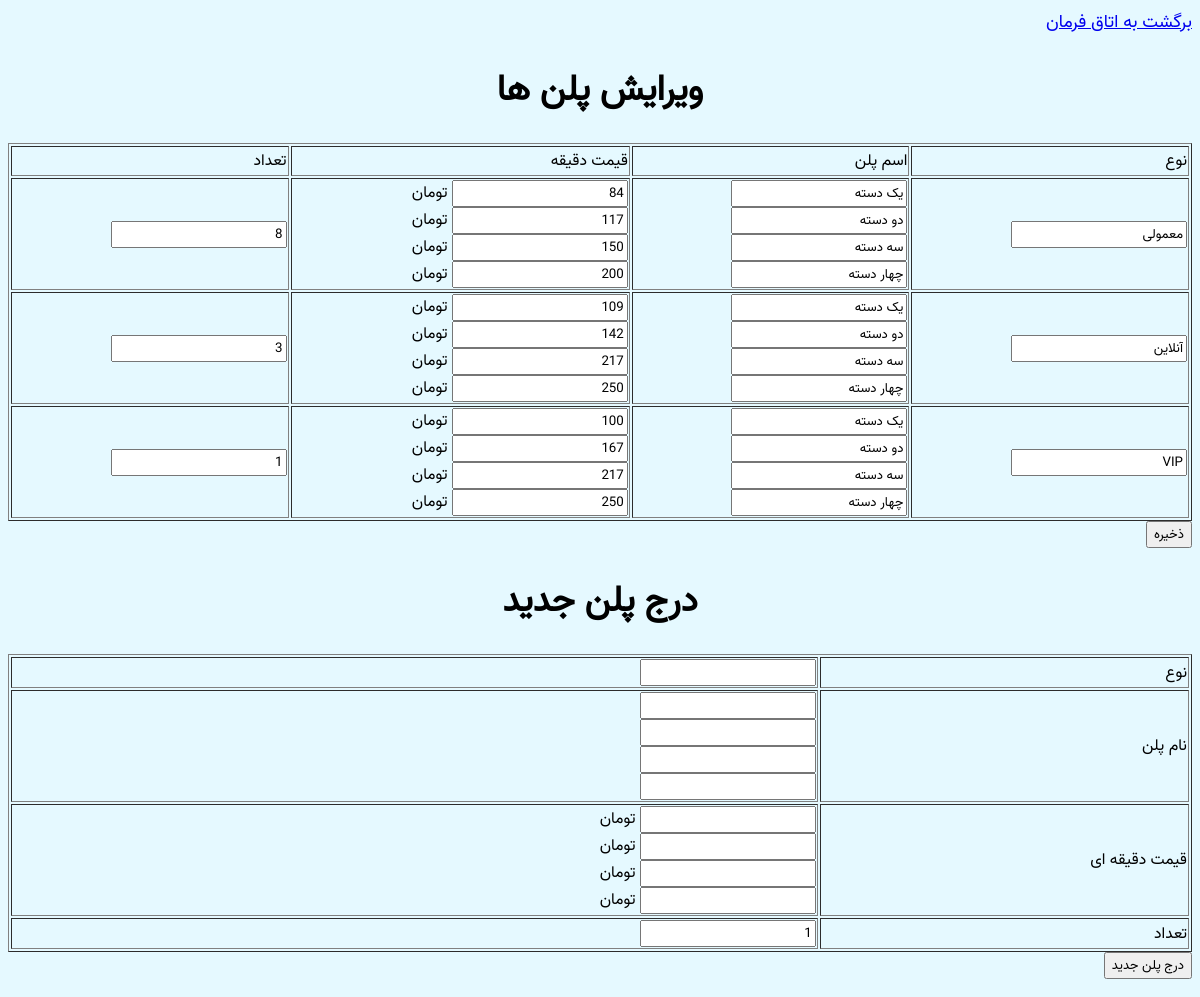
/setting.php, run on an earlier commit of the app's database.
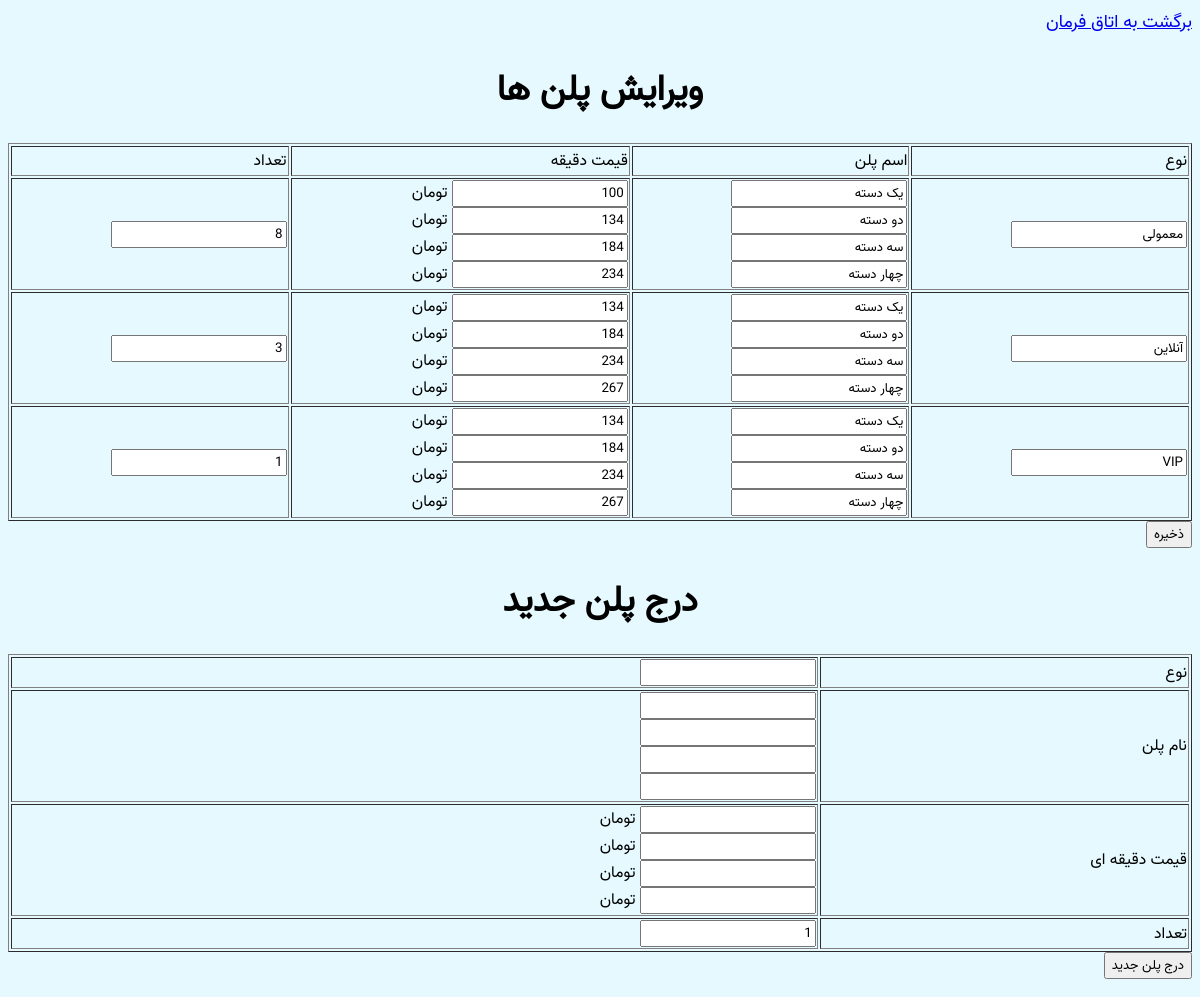
And on a later commit of the database.
### tables this page shows
CREATE TABLE `plans` (
  `id` int(11) NOT NULL,
  `family` text NOT NULL,
  `name1` text NOT NULL,
  `name2` text NOT NULL,
  `name3` text NOT NULL,
  `name4` text NOT NULL,
  `count` int(5) NOT NULL DEFAULT 1,
  `price1` bigint(20) NOT NULL DEFAULT 0,
  `price2` int(11) NOT NULL DEFAULT 0,
  `price3` int(11) NOT NULL DEFAULT 0,
  `price4` int(11) NOT NULL DEFAULT 0,
  `datetime` timestamp NOT NULL DEFAULT current_timestamp(),
  `datetimeUpdate` timestamp NULL DEFAULT NULL ON UPDATE current_timestamp()
);

### _core.php (called while the page is built, shortened)
<?php
require "phpedb.php";
$db = new database();
$db->db="gamenet";

### phpedb.php (called while the page is built, shortened)
<?php
class database
{
	public $database=null;
	public $db="";
	public function connect($host="localhost",$user="root",$pass="")
	{
		try
		{
			$this->database=new PDO("mysql:host=$host;",$user,$pass);
			$this->database->setAttribute(PDO::ATTR_ERRMODE,PDO::ERRMODE_EXCEPTION);
			$this->database->query('SET NAMES '.'utf8mb4');
		}
		catch(PDOException $e)
		{
			$this->database=null;
			$this->error_page($e->getMessage());
		}
	}
	public function selects($table,$clause=[],$after="",$fields="*")
	{
		try
		{
			$sql = "SELECT ".$fields." FROM `".$this->db."`.`".$table."` ";
			if(count($clause) > 0)
			{
				$sql.=" WHERE ";
				foreach($clause as $name=>$value)
				{
					$operator="=";
					$sql.=$name . " ". $operator ." ? ";
				}
			}
			$sql.=" ". $after." ";
			$sql.=";";
			$stmt = $this->database->prepare($sql);
			$current_all=1;
			if(count($clause) > 0)
			{
				foreach($clause as $name=>$value)
				{
					$stmt->bindValue($current_all,$value,PDO::PARAM_STR);
					$current_all++;
				}
			}
			$stmt->execute();
			return $stmt->fetchAll(PDO::FETCH_ASSOC);
		}
		catch(PDOException $e)
		{
			$this->error_page($e->getMessage());
		}
	}
}

### setting.php (the view, shortened to what this page needs)
<?php
require "_core.php";
$plans = $db->selects("plans");
?>
<link rel="stylesheet" type="text/css" href="style.css">
<a href="index.php">
    برگشت به اتاق فرمان
</a>
<center>
	<h1>ویرایش پلن ها</h1>
</center>
<form action="" method="POST">
	<table width="100%" dir="rtl" border="1">
		<tr>
			<td>نوع</td>
			<td>اسم پلن</td>
			<td>قیمت دقیقه</td>
			<td>تعداد</td>
		</tr>
		<?php foreach($plans as $plan) { ?>
		<tr>
			<td>
				<input type="text" name="family[]" value="<?= $plan["family"]?>">
			</td>
			<td>
				<input type="text" name="name1[]" value="<?= $plan["name1"]?>">
				<br>
				<input type="text" name="name2[]" value="<?= $plan["name2"]?>">
				<br>
				<input type="text" name="name3[]" value="<?= $plan["name3"]?>">
				<br>
				<input type="text" name="name4[]" value="<?= $plan["name4"]?>">
			</td>
			<td>
				<input type="number" name="price1[]" value="<?= $plan["price1"]?>"> تومان
				<br>
				<input type="number" name="price2[]" value="<?= $plan["price2"]?>"> تومان
				<br>
				<input type="number" name="price3[]" value="<?= $plan["price3"]?>"> تومان
				<br>
				<input type="number" name="price4[]" value="<?= $plan["price4"]?>"> تومان
			</td>
			<td>
				<input type="number" name="count[]" value="<?= $plan["count"]?>">
			</td>
		</tr>
		<?php } ?>
	</table>
	<button name="submit">ذخیره</button>
</form>
<center>
	<h1>درج پلن جدید</h1>
</center>
<form action="" method="POST">
	<table width="100%" dir="rtl" border="1">
		<tr>
			<td>نوع</td>
			<td>
				<input type="text" name="family" required="">
			</td>
		</tr>
		<tr>
			<td>نام پلن</td>
			<td>
				<input type="text" name="name1" required="">
				<br>
				<input type="text" name="name2" required="">
				<br>
				<input type="text" name="name3" required="">
				<br>
				<input type="text" name="name4" required="">
				<br>
			</td>
		</tr>
		<tr>
			<td>قیمت دقیقه ای </td>
			<td>
				<input type="number" name="price1" required=""> تومان
				<br>
				<input type="number" name="price2" required=""> تومان
				<br>
				<input type="number" name="price3" required=""> تومان
				<br>
				<input type="number" name="price4" required=""> تومان
			</td>
		</tr>
		<tr>
			<td>تعداد</td>
			<td>
				<input type="number" name="count" value="1" required="">
			</td>
		</tr>
	</table>
	<button name="submit">درج پلن جدید</button>
</form>

What changed in the data, as far as the page shows it:
changed plans "معمولی": price1 "84" → "100"; price2 "117" → "134"; price3 "150" → "184"; price4 "200" → "234"
changed plans "آنلاین": price1 "109" → "134"; price2 "142" → "184"; price3 "217" → "234"; price4 "250" → "267"
changed plans "VIP": price1 "100" → "134"; price2 "167" → "184"; price3 "217" → "234"; price4 "250" → "267"
